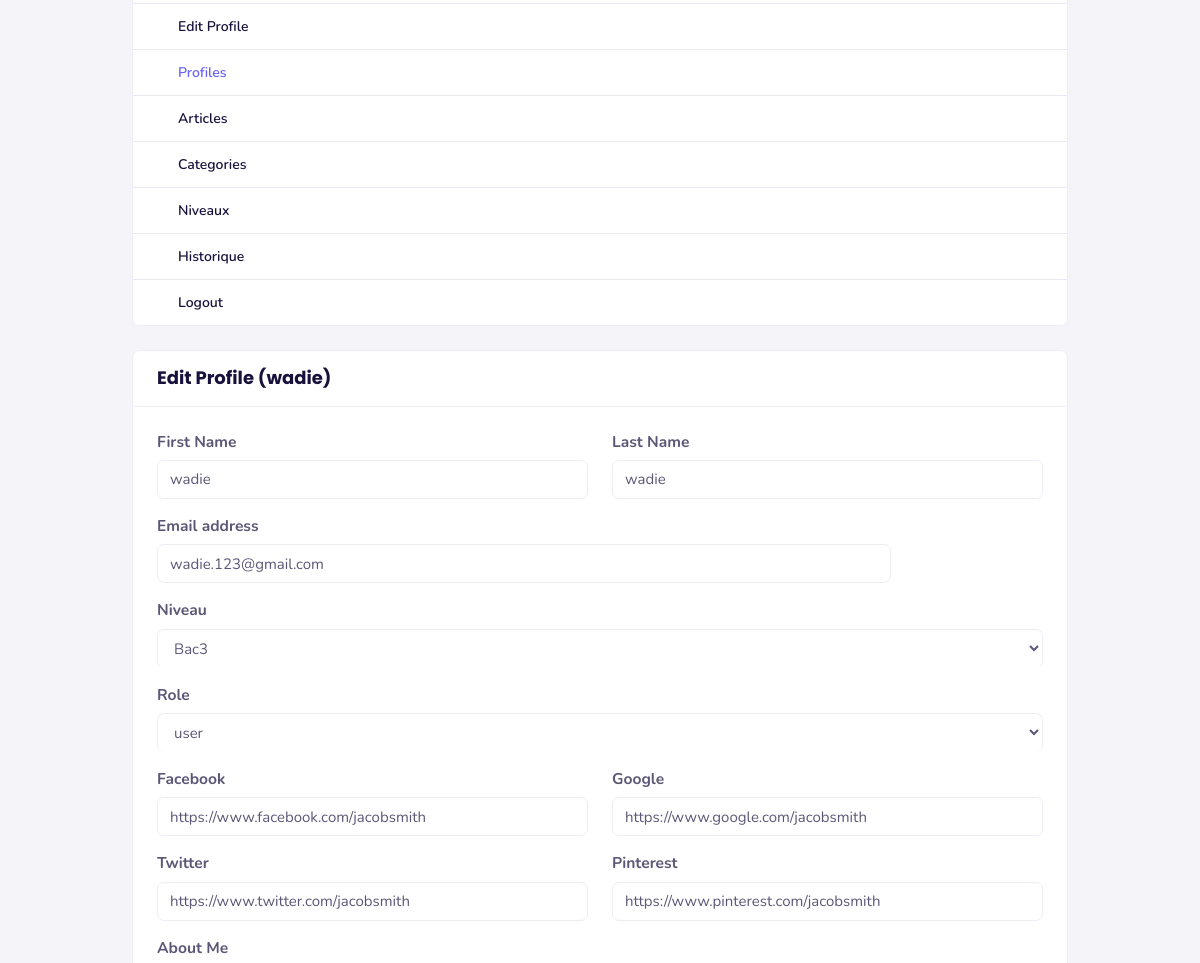
Before: /profile/5 (signed in, middle part) with the older database file.
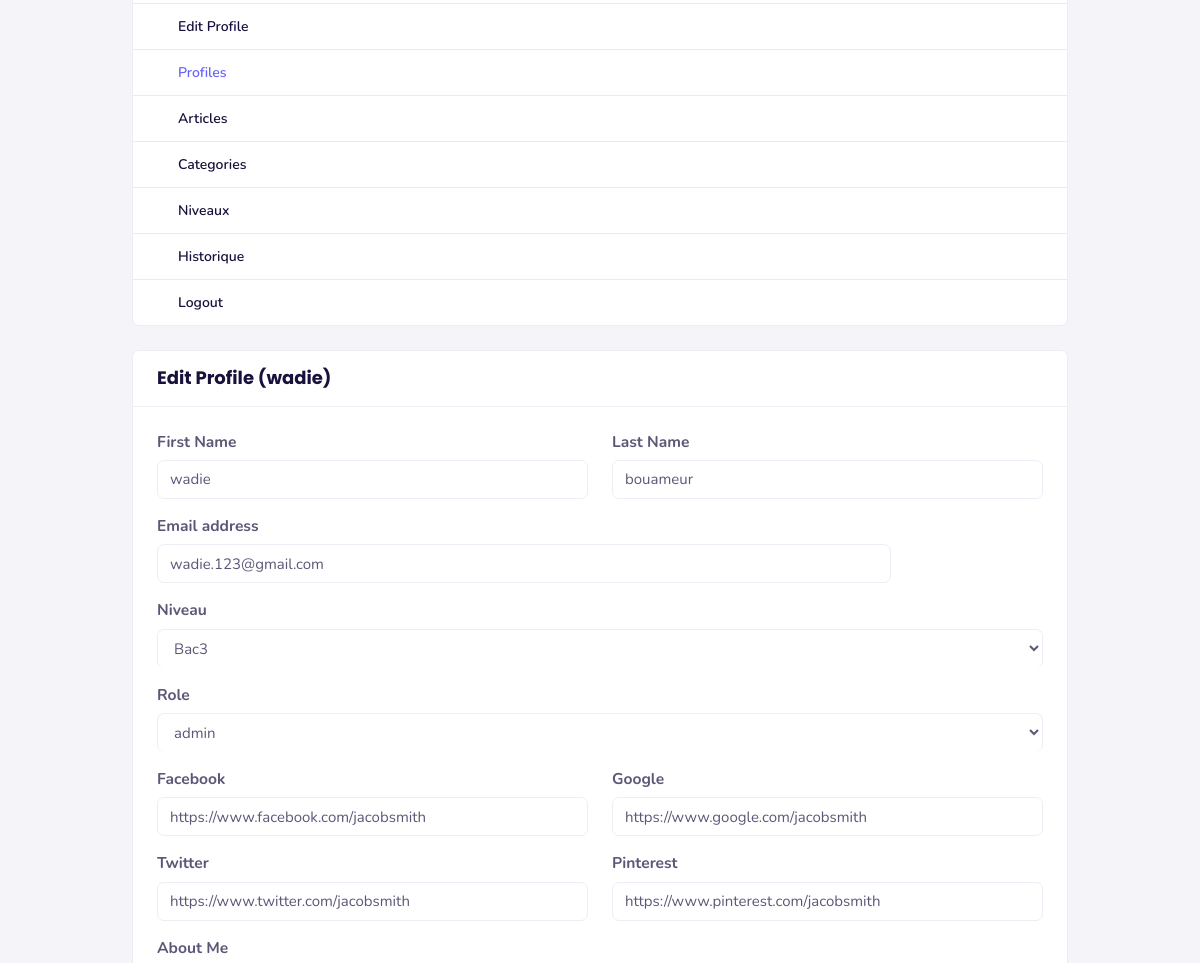
After: the same page with the newer database file.
### gestion_admin/models.py (models this page shows, shortened)
class Profile(models.Model):
    user = models.OneToOneField(User, on_delete=models.CASCADE)
    first_name = models.CharField(max_length=100, null=True)
    last_name = models.CharField(max_length=100, null=True)
    email = models.EmailField(max_length=100, null=True)
    niveau = models.OneToOneField(Niveau, on_delete=models.CASCADE, null=True)
    image = models.ImageField(upload_to="profile", null=True, default="profile/default.png")
    date_created = models.DateTimeField(auto_now_add=True)
    class Meta:
        db_table = 'profile'

class Niveau(models.Model):
    name = models.CharField(max_length=100, unique=True)
    date_creation = models.DateTimeField(auto_now_add=True)
    class Meta:
        db_table = 'niveau'

### gestion_admin/decorators.py (the view)
    def wrapper_func(request, *args, **kwargs):
        if request.user.is_authenticated:
            if request.user.groups.filter(name='admin').exists():
                return view_func(request, *args, **kwargs)
            else:
                return redirect('home')

### gestion_admin/views.py (called while the page is built, shortened)
@login_required(login_url='login')
@for_admin
def update_profile(request,id):
    myprofile = Profile.objects.get(id=id)
    context = {
        'profile' : myprofile,
        'niveau' : Niveau.objects.all(),
        'role': Group.objects.all().values_list('name', flat=True)
    }
    return render(request,'profile/edit_profile.html', context)

### gestion_admin/templates/profile/edit_profile.html (shortened to what the changed rows need)
{% extends '../element/main.html' %}
{% load static %}
{% block content %}
<section class="sptb my-dash-1">
    <div class="container">
        <div class="row">
            <div class="col-xl-9 col-lg-12 col-md-12">
                <div class="card mb-0">
                    <div class="card-header">
                        <h3 class="card-title">Edit Profile ({{profile.user.username}})</h3>
                    </div>
                    <form method="post" action="" enctype="multipart/form-data">
                    <div class="card-body">
                        <div class="row">
                            <div class="col-sm-6 col-md-6">
                                <div class="form-group"> <label class="form-label">First Name</label> <input name="first_name"
                                        type="text" class="form-control" placeholder="First Name"
                                        value="{% if profile.first_name %}{{ profile.first_name }}{% endif %}"> </div>
                            </div>
                            <div class="col-sm-6 col-md-6">
                                <div class="form-group"> <label class="form-label">Last Name</label> <input name="last_name"
                                        type="text" class="form-control" placeholder="Last Name" value="{% if profile.last_name %}{{ profile.last_name }}{% endif %}">
                                </div>
                            </div>
                            <div class="col-sm-6 col-md-10">
                                <div class="form-group"> <label class="form-label">Email address</label> <input name='email'
                                        type="email" class="form-control" placeholder="example@gmail.com"
                                        value="{% if profile.email %}{{ profile.email }}{% endif %}"> </div>
                            </div>
                            <div class="col-md-12">
                                <div class="form-group"> <label class="form-label">Niveau</label> <select name="niveau"
                                        class="form-control select-show-search border-bottom-0 w-100 select-show-search select-hidden-accessible"
                                        data-placeholder="Select" data-select-id="9" tabindex="-1"
                                        aria-hidden="true">
                                        <optgroup va data-select-id="27">
                                            {% for item in niveau %}
                                                <option value="{{item.name}}" data-select-id="{{item.id}}"
                                                    {% if profile.niveau.id == item.id %}
                                                        selected
                                                    {% endif %}
                                                >{{ item.name }}</option>
                                            {% endfor %}
                                        </optgroup>
                                    </select>
                                </div>
                            </div>
                            <div class="col-md-12">
                                <div class="form-group"> <label class="form-label">Role</label> <select name="role"
                                        class="form-control select-show-search border-bottom-0 w-100 select-show-search select-hidden-accessible"
                                        data-placeholder="Select" data-select-id="9" tabindex="-1"
                                        aria-hidden="true">
                                        <optgroup va data-select-id="35">
                                            {% for item in role %}
                                                <option value="{{item}}"
                                                    {% if profile.user.groups.all.0.name == item %}
                                                        selected
                                                    {% endif %}
                                                >{{ item }}</option>
                                            {% endfor %}
                                        </optgroup>
                                    </select>
                                </div>
                            </div>
                        </div>
                    </div>
                    </form>
                </div>
            </div>
        </div>
    </div>
</section>
{% endblock content %}

Changed rows visible on the page:
changed Profile "wadie": last_name "wadie" → "bouameur"; role "user" → "admin"
